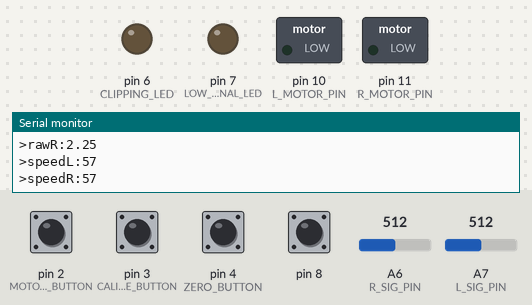
This program was run on a simulated Arduino Nano, built with avr-gcc and run on an emulated ATmega328P. Shown: switched loads named in the program (green lamp = pin HIGH), output pins drawn as LEDs (lit = HIGH), the last lines printed to the serial monitor. Dashed ring = blinking. The inputs (shaded band) are chosen by the test bench; at power-on: pin 2 (MOTOR_EN_BUTTON), pin 3 (CALIBRATE_BUTTON), pin 4 (ZERO_BUTTON), pin 8 HIGH, A6 (R_SIG_PIN) = 512, A7 (L_SIG_PIN) = 512.

Above: at 1.2 s.
1.3 s: pin 2 (MOTOR_EN_BUTTON) pulled LOW for 1 s
At 1.38 s:
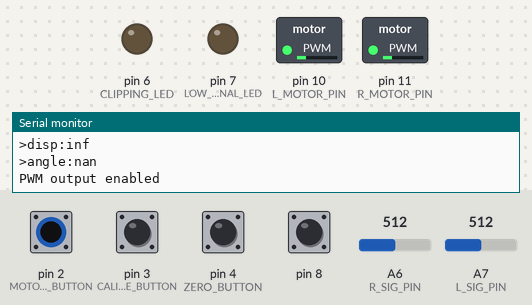
4.3 s: A6 (R_SIG_PIN) set to 119
7.3 s: A6 (R_SIG_PIN) set to 108
At 7.8 s:
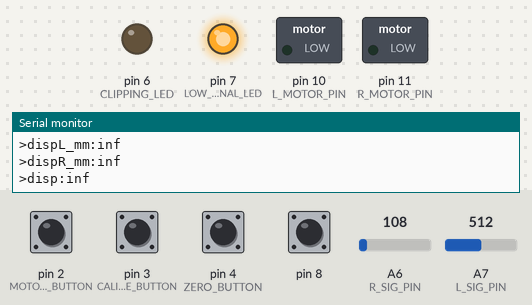
8.8 s: pin 2 (MOTOR_EN_BUTTON) pulled LOW for 0.15 s
At 9.3 s:
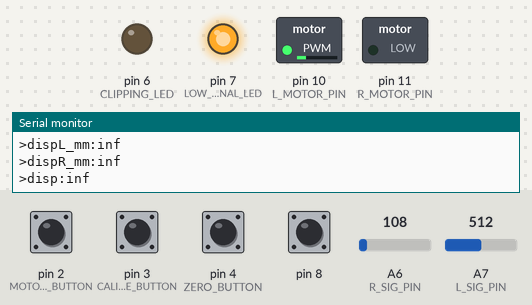
10.4 s: A7 (L_SIG_PIN) set to 716
At 11.2 s:
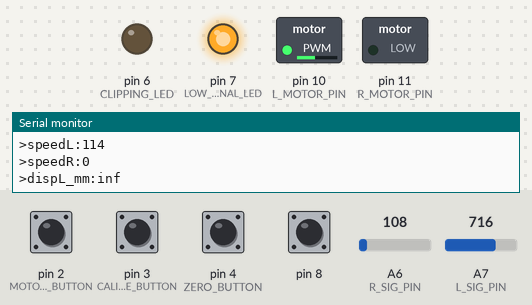
11.9 s: A6 (R_SIG_PIN) set to 122
At 13.1 s:
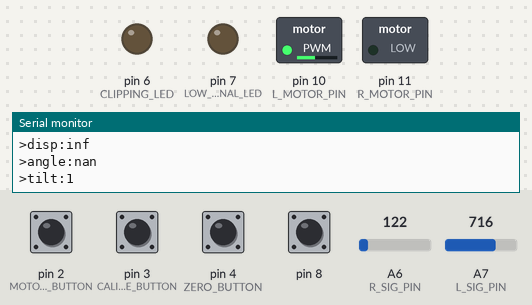
Timing chart, 0 to 14.4 s (numbered marks = the images above; inputs shaded):
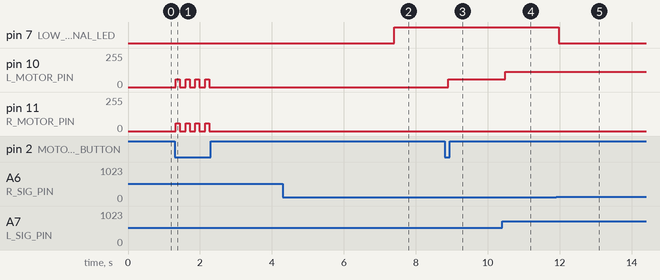

The program:

main.cpp
```cpp
#include <Arduino.h>
#include <PID_v1.h>
#include "Oversampling.h"

/* -------------------------------------------------------------------------- */
/*                                   Config                                   */
/* -------------------------------------------------------------------------- */

// Coil spacing in mm
#define COIL_SPACING 100
// Below the min signal, that coil is ignored. If both below, motors disabled.
#define MIN_SIGNAL 0.5
// Place the robot at this displacement (pos to the right) during calibration (align with notch on sensor)
#define CALIBRATION_DIST 30 // must be less than COIL_SPACING/2, musn't be close to the coils!
// Number of extra bits of resolution to aquire when sampling
#define OVERSAMPLING 0
// Smoothing factor (using simple EWMA to reduce processing time and memory)
#define SMOOTHING 100
// Offset from 2*mid value before signal is inverted
#define INVERSION_OFFSET 0

#define ADC_OFFSET 0.5

#define A_REF 4.5

#define ADC_RANGE 1024.0

/* -------------------------------------------------------------------------- */
/*                               Pin definitions                              */
/* -------------------------------------------------------------------------- */

/* ------------------------------ Coil signals ------------------------------ */
// Pins for peak detection signal
#define L_SIG_PIN A7
#define R_SIG_PIN A6
/* ---------------------------    Potentionmeters --------------------------- */
// pot which sets max speed
// #define MAX_SPEED_PIN A4
// pots for tuning pid
#define KP_PIN A0
#define KI_PIN A2
#define KD_PIN A3
/* --------------------------------- Buttons -------------------------------- */
#define MOTOR_EN_BUTTON 2 // motor enable pin
#define ZERO_BUTTON 4 // press when robot aligned with zero displacement and angle
#define CALIBRATE_BUTTON 3 // press when robot at calibration distance
/* --------------------------------- Outputs -------------------------------- */
// PWM
#define L_MOTOR_PIN 10 // pwm for left motor
#define R_MOTOR_PIN 11 // pwm for right motor
// LEDs
#define CLIPPING_LED 6 // on if signal above range
#define LOW_SIGNAL_LED 7 // on if signal below range

/* -------------------------------------------------------------------------- */
/*                                  Variables                                 */
/* -------------------------------------------------------------------------- */

/* -------------------------------- Settings -------------------------------- */

// Calibration values
// int rawDistanceZero[2]={-1,-1}; // 1/E at zero distance
// int rawDistanceCalibration[2]={-1,-1}; // 1/E at calibration distance
// Values from potentiometers
uint16_t maxSpeed=255; // max speed to prevent flying off
int KP,KI,KD; // PID loop settings

/* ------------------------------ Measurements ------------------------------ */
// raw E pk-pk signal
float rawL,rawR;
float rawMax=A_REF; // max voltage
// linearised 1/E signal
float linL,linR;
// calibration values
float zeroL,zeroR; // at displacement=0 (midpoint)
float calL,calR; // at calibration distance (on the right hand side)

float linL_mm,linR_mm; // scaled to mm

float dispL_mm,dispR_mm; // inflection points removed (negative when wire goes past coil)

double displacement=0; // linear displacement mapped based on calibration values at 0mm and calibration distance
double angle=0; // angle between vehicle and tangent of AC line

/* --------------------------------- Outputs -------------------------------- */

double steeringRatio=0; // differential steering applies an offset to avgspeed fr each side
double avgSpeed=0; // avg speed of wheels, range 0-255
bool motorsEnabled=false;

/* --------------------------------- Objects -------------------------------- */

Oversampling lPeak(10,10+OVERSAMPLING,1);
Oversampling rPeak(10,10+OVERSAMPLING,1);

// PID steeringControl(&displacement,&steeringRatio,);

/* -------------------------------------------------------------------------- */
/*                                   Program                                  */
/* -------------------------------------------------------------------------- */

/* -------------------------------- Functions ------------------------------- */
// read values from EEPROM to avoid recalibrating each time
void loadEEPROM() {

}
// read settings
void readPotentiometers() {
  KP=analogRead(KP_PIN);
  KI=analogRead(KI_PIN);
  KD=analogRead(KD_PIN);
  // maxSpeed=analogRead(MAX_SPEED_PIN);
}
// read peak values from inductors, convert to linear values
void readInductors() {
  // Read coils
  // rawL=lPeak.read(L_SIG_PIN);
  // rawR=rPeak.read(R_SIG_PIN);

  rawL=(analogRead(L_SIG_PIN)+ADC_OFFSET)*(A_REF/ADC_RANGE); // calc input voltages
  rawR=(analogRead(R_SIG_PIN)+ADC_OFFSET)*(A_REF/ADC_RANGE);

  // rawL=lPeak.read(KP_PIN);
  // rawR=rPeak.read(KD_PIN);

  // Linearise
  if (rawL==0)
    linL=0;
  else
    linL=((1.0))/rawL;
  if (rawR==0)
    linR=0;
  else
    linR=((1.0))/rawR;


}
// Check if calibration button pressed, set zero points
void calButton() {
  if (digitalRead(CALIBRATE_BUTTON)==LOW) {
    Serial.println("Setting Calibration Point");
    calR=linR;
    calL=linL;
    delay(500); // prevent multiple activations
  }
}
// Check if zero button pressed, set calibration points
void zeroButton() {
  if (digitalRead(ZERO_BUTTON)==LOW) {
    Serial.println("Setting Zero Point");
    zeroR=linR;
    zeroL=linL;
    delay(500); // prevent multiple activations
  }
}
float floatMap(float x, float in_min, float in_max, float out_min, float out_max)
{
  return (x - in_min) * (out_max - out_min) / (in_max - in_min) + out_min;
}
// Map measured values to real units
void scaleToMM() {
  if (linL==NAN)
    linL_mm=0;
  else
    linL_mm=floatMap(linL,zeroL,calL,COIL_SPACING/2,COIL_SPACING/2+CALIBRATION_DIST);
  if (linR==NAN)
    linR_mm=0;
  else
  linR_mm=floatMap(linR,zeroR,calR,COIL_SPACING/2,COIL_SPACING/2-CALIBRATION_DIST);

}
// As soon as the difference is greater than COIL_SPACING, a coil has passed inflection
// So we invert the output such that crossing the wire gives a negative output
void removeInflection() {
  // if (linL_mm-linR_mm>(float)(COIL_SPACING+INVERSION_OFFSET)) {
  //   dispR_mm=-linR_mm;
  // } else {
  //   dispR_mm=linR_mm;
  // }
  // if (linR_mm-linL_mm>(float)(COIL_SPACING+INVERSION_OFFSET)) {
  //   dispL_mm=-linL_mm;
  // } else {
  //   dispL_mm=linL_mm;
  // }
  dispL_mm=linL_mm;
  dispR_mm=linR_mm;
}
void calcDisplacement() {
  displacement=dispL_mm-dispR_mm;
}
void calcAngle() {
  float rawAngle=dispL_mm+dispR_mm;
  angle=-floatMap(rawAngle,0,COIL_SPACING,180,0);
}
// read slope sensor, boost if detected
void detectSlope() {

}
// detect if save button pressed. If it is, save calibration and tuning values to EEPROM
void saveButton() {
  // print values to be saved as well
}

/* ------------------------------- Interrupts ------------------------------- */

// set flag when button has been pressed
bool motorEnablePressed = false;
void motorEnableButton() {
  motorEnablePressed = true;
  // Serial.println("x");
}

/* ---------------------------------- Setup --------------------------------- */

void setup() {
  Serial.begin(9600);
  // init PWM pins
  pinMode(L_MOTOR_PIN,OUTPUT);
  pinMode(R_MOTOR_PIN,OUTPUT);
  pinMode(8,INPUT_PULLUP);
  // init LED pins
  pinMode(CLIPPING_LED,OUTPUT);
  pinMode(LOW_SIGNAL_LED,OUTPUT);
  // init button pins with pullups, thus read LOW when pressed
  pinMode(MOTOR_EN_BUTTON,INPUT_PULLUP);
  pinMode(ZERO_BUTTON,INPUT_PULLUP);
  pinMode(CALIBRATE_BUTTON,INPUT_PULLUP);

  // readPotentiometers();
  loadEEPROM();

  // rising edge interrupt on enable button
  // attachInterrupt(digitalPinToInterrupt(MOTOR_EN_BUTTON),motorEnableButton,FALLING);
}

/* ---------------------------------- Loop ---------------------------------- */

bool lowSignal=false;

void loop() {
  // Analog read
  //readPotentiometers();
  readInductors();
  // Read buttons
  zeroButton();
  calButton();
  // saveButton();
  // Calculate vehicle position
  scaleToMM();
  removeInflection();
  calcDisplacement();
  calcAngle();

  if (!digitalRead(MOTOR_EN_BUTTON))
    motorEnableButton();

  // High quality control scheme here...
  // maxSpeed=map(90-angle,0,90,50,255);

  // int speedL=constrain(map(displacement,0,100,0,maxSpeed),0,255);
  // int speedR=constrain(map(-displacement,0,100,0,maxSpeed),0,255);

  bool tilt=digitalRead(8);
  if (tilt) {
    maxSpeed=200;
  } else {
    maxSpeed=100;
  }
  int speedL=constrain((int)(floatMap(rawL,1.5,4.5,10,(float)maxSpeed))-(int)angle,0,255);
  int speedR=constrain((int)(floatMap(rawR,1.5,4.5,10,(float)maxSpeed))-(int)angle,0,255);

  // Apply settings
  // maxSpeed=analogRead(MAX_SPEED_PIN)>>2; // max output speed between 0 and 255
  // minSignal=analogRead(MIN_SIG_PIN); // read potentiometer

  // Calculate motor speeds
  // Vey simple open loop, just increases turning rate as distance increases via skid steering, slowing one side down from the max speed
  // int L_SPEED = constrain(direction ? maxSpeed : (maxSpeed-map(displacement,0,100,0,maxSpeed)),0,255);
  // int R_SPEED = constrain(direction ? (maxSpeed-map(displacement,0,100,0,maxSpeed)) : maxSpeed,0,255);


  // display if either amplitude is clipping high
  if (rawL>=rawMax || rawR>=rawMax){
    digitalWrite(CLIPPING_LED,HIGH);
  } else {
    digitalWrite(CLIPPING_LED,LOW);
    // display if either amplitude is too low. If it is, disable motors
    if (rawL<MIN_SIGNAL || rawR<MIN_SIGNAL) {
      if (!lowSignal){
        // motorsEnabled=false;
        digitalWrite(LOW_SIGNAL_LED,HIGH);
        lowSignal=true;
        Serial.println("Low Signal");
      }
    } else {
      if (lowSignal){
        digitalWrite(LOW_SIGNAL_LED,LOW);
        lowSignal=false;
        Serial.println("Signal restored");
      }
    }
  }

  if (motorEnablePressed) {
    motorEnablePressed=false;
    if (motorsEnabled) {
      motorsEnabled=false;
      analogWrite(L_MOTOR_PIN,0);
      analogWrite(R_MOTOR_PIN,0);
      Serial.println("PWM output disabled");
    } else {
      motorsEnabled=true;
      Serial.println("PWM output enabled");
    }
    noInterrupts();
    delay(100); // dodgey debounce
    interrupts();
  }

  // Activate motors only if enable pressed, signal within range, and calibration data loaded
  if (motorsEnabled) {
    analogWrite(L_MOTOR_PIN,speedL);
    analogWrite(R_MOTOR_PIN,speedR);
  } else {
    analogWrite(L_MOTOR_PIN,0);
    analogWrite(R_MOTOR_PIN,0);
  }

  Serial.print(">tilt:");Serial.println(tilt);
  Serial.print(">rawL:");Serial.println(rawL);
  Serial.print(">rawR:");Serial.println(rawR);
  Serial.print(">speedL:");Serial.println(speedL);
  Serial.print(">speedR:");Serial.println(speedR);

  // Serial.print(">linL:");Serial.println(linL);
  // Serial.print(">linR:");Serial.println(linR);
  // Serial.print(">linL_mm:");Serial.println(linL_mm);
  // Serial.print(">linR_mm:");Serial.println(linR_mm);
  Serial.print(">dispL_mm:");Serial.println(dispL_mm);
  Serial.print(">dispR_mm:");Serial.println(dispR_mm);
  Serial.print(">disp:");Serial.println(displacement);
  Serial.print(">angle:");Serial.println(angle);
  // Serial.print(">3D|position:S:cube:R:0:"); Serial.print(angle); Serial.print(":0:P:");Serial.print(displacement);Serial.println(":0:0");


}
```

Measured:
- the behaviour switches between 114 and 113 on A6 (R_SIG_PIN) (found by bisection; images 1 and 2)
- after the input at 1.3 s, pin 10 (L_MOTOR_PIN), pin 11 (R_MOTOR_PIN): alternates 57/255 for 0.11 s and 0/255 for 0.16 s, 8 changes in all, then stays 0/255, starting at once
- after the input at 7.3 s, pin 7 (LOW_SIGNAL_LED): LOW → HIGH after 0.10 s
- after the input at 8.8 s, pin 10 (L_MOTOR_PIN): 0/255 → 57/255 after 0.11 s
- after the input at 10.4 s, pin 10 (L_MOTOR_PIN): 57/255 → 114/255 after 0.09 s
- after the input at 11.9 s, pin 7 (LOW_SIGNAL_LED): HIGH → LOW after 0.08 s
